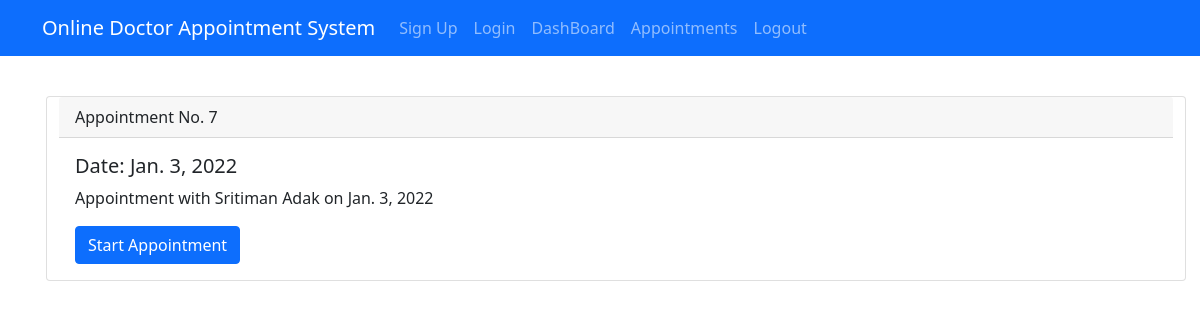
Page /appointments/doctor/ (signed in) on the committed database.
### mainapp/models.py (models this page shows)
class Appointment(models.Model):
    STATUS = [
        ("finished","finished"),
        ("upcomming","upcomming"),
        ("ongoing","ongoing"),
    ]
    patient = models.ForeignKey(Patient, on_delete=models.CASCADE)
    doctor = models.ForeignKey(Doctor, on_delete=models.CASCADE)
    date = models.DateField(null=True, blank=True)
    time = models.TimeField(null=True, blank=True)
    date_time_start = models.DateTimeField(null=True, blank=True)
    date_time_end = models.DateTimeField(null=True, blank=True)
    status = models.CharField(null = True, blank = True, max_length=20, choices=STATUS)
    prescription = models.FileField(upload_to='prescriptions/%Y/%m/%d', null=True, blank=True)

### mainapp/views.py (the view)
# urls.py: path('appointments/doctor/',views.DoctorAppointmentPage, name="d_app"),
def DoctorAppointmentPage(request):
    appointments = Appointment.objects.filter(doctor = request.user)
    context = {
        'appointments': appointments,
    }
    return render(request,"doctor/doctor-appointment.html",context= context)

### templates/doctor/doctor-appointment.html
{% extends "doctor/base.html" %}
{% block content %}
<div class="container">
<div class="row mt-4">
{% for appointment in appointments %}
<div class="card m-3">
    <div class="card-header">
      Appointment No. {{appointment.id}}
    </div>
    <div class="card-body">
      <h5 class="card-title">Date: {{appointment.date}}</h5>
      <p class="card-text">Appointment with {{appointment.patient.first_name}} {{appointment.patient.last_name}} on {{appointment.date}}</p>
      <a href="{% url 'main-chat-view' appointment.id %}" class="btn btn-primary" target="_blank">Start Appointment</a>
    </div>
  </div>
{% endfor %}
</div>
</div>
{% endblock %}

### rows in the picture
Appointment: id "7", date "Jan. 3, 2022", patient.first_name "Sritiman", patient.last_name "Adak"
